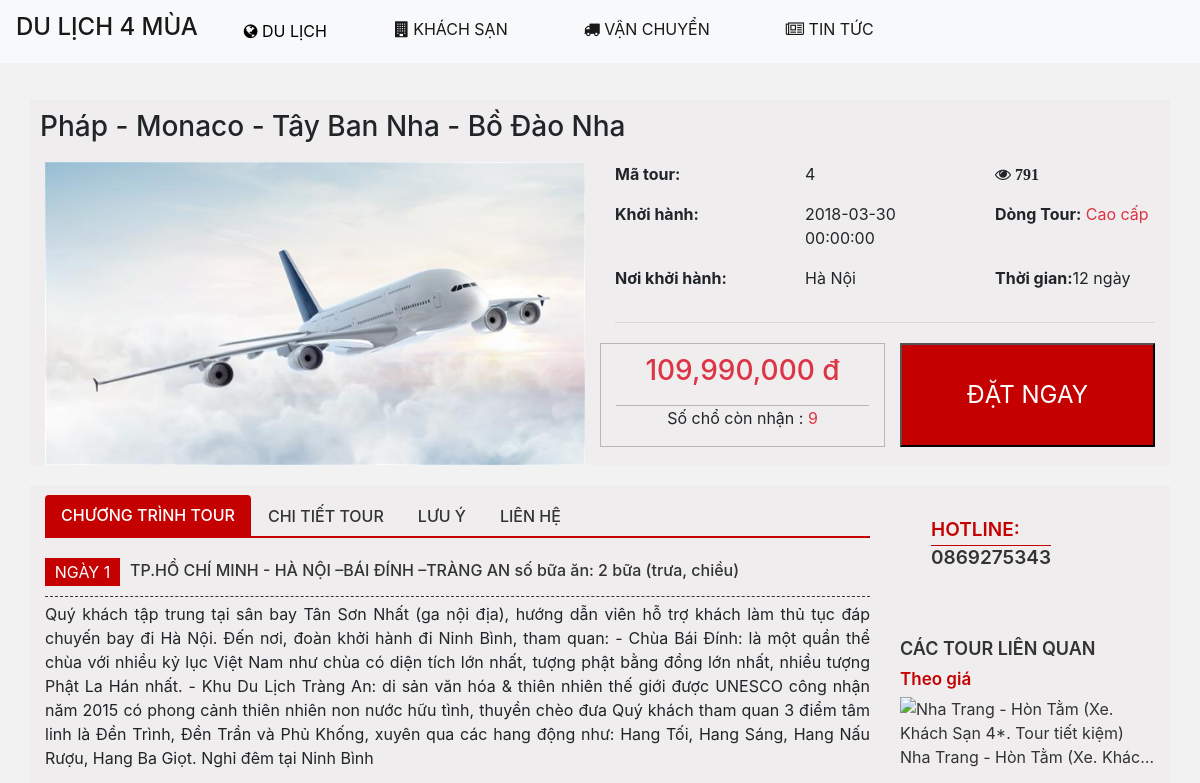
Before: /chi_tiet_tour.php?matour=4 (upper part) with the older database file.
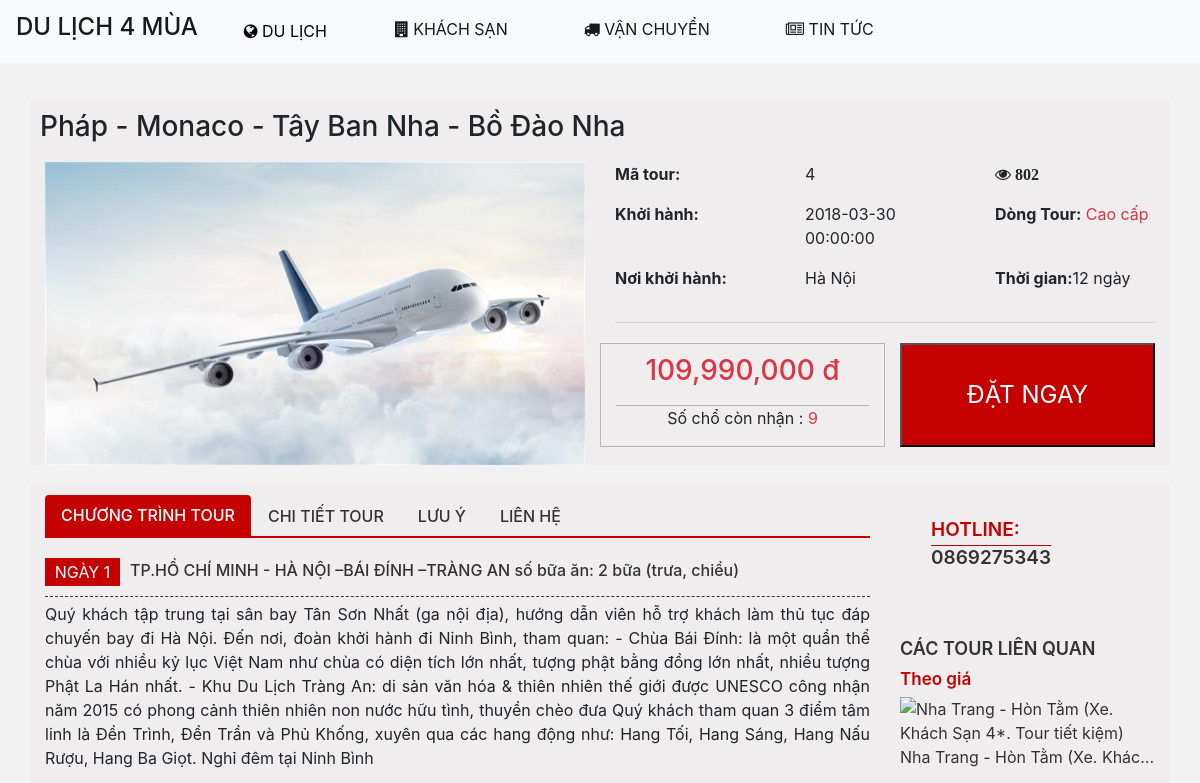
After: the same page with the newer database file.
### tables this page shows
CREATE TABLE IF NOT EXISTS `tour` (
  `MaTour` int(11) NOT NULL,
  `MaLoai` int(11) NOT NULL,
  `TenTour` varchar(100) NOT NULL,
  `Gia` int(11) NOT NULL,
  `NoiKhoiHanh` varchar(100) NOT NULL,
  `NoiDen` varchar(100) NOT NULL,
  `NgayKhoiHanh` datetime NOT NULL,
  `DongTour` varchar(100) NOT NULL,
  `NoiDungTour` text NOT NULL,
  `ThoiGianTour` int(11) NOT NULL,
  `Hinh` varchar(100) NOT NULL,
  `LuotXem` int(11) NOT NULL,
  `TinhTrang` int(11) NOT NULL
);

### database/DataProvider.php (called while the page is built, shortened)
<?php
	class DataProvider{
		public static function ExcuteQuery($sql)
		{
			$connection = mysqli_connect(SERVER,USERNAME,PASSWORD,DATABASE) or
			die("Couldn't connect to localhost");
			mysqli_query($connection, "set names utf8");
			$result = mysqli_query($connection, $sql);
			return $result;
		}
	}
?>

### layout/chitiettour.php (the view, shortened to what the changed rows need)
<?php
	$MaTour = $_GET['matour'];
	$sql = "SELECT MaTour,TenTour,Gia, DongTour, ThoiGianTour, NgayKhoiHanh, Hinh,NoiKhoiHanh, LuotXem FROM tour
			WHERE MaTour = ".$MaTour;
			$result = DataProvider::ExcuteQuery($sql);
			$row = mysqli_fetch_row($result);
?>
<div class="container maincttour">
	<div class="row">
		<h3><?php echo $row[1]?></h3>
	</div>
	<div class="row">
		<div class="col-md-6">
			<img src="public/images/tour/<?php echo $row[6]?>" alt="Los Angeles" width="100%" height="100%">
		</div>
		<div class="col-md-6">
			<div class="row">
				<div class="col-md-4"><p><?php echo $row[0]?></p></div>
				<div class="col-md-4"><i class="fa fa-eye">&nbsp;<b><?php echo $row[8]?> &nbsp;</b></i></div>
			</div>
			<div class="row">
				<div class="col-md-4"><p><?php echo $row[5]?></p></div>
				<div class="col-md-4">
					<p><b>Dòng Tour:</b> <span class="text-danger"><?php echo $row[3]?></span></p></div>
			</div>
			<div class="row">
				<div class="col-md-4"><p><?php echo $row[7]?></p></div>
				<div class="col-md-4"><p><b>Thời gian:</b><?php echo $row[4]?> ngày</p></div>
			</div>
			<div class="row" style="margin-top: 20px;">
				<div class="col-md-6" align="center" style="border:1px solid #B7B5B5">
					<h3 class="text-danger"><?php echo number_format($row[2])?> đ</h3>
					<p style="border-top: 1px solid #B7B5B5">Số chổ còn nhận : <span class="text-danger">9</span></p>
				</div>
			</div>
		</div>
	</div>
</div>

Changed rows visible on the page:
changed tour "Pháp - Monaco - Tây Ban Nha - Bồ Đào Nha": LuotXem "791" → "802"
